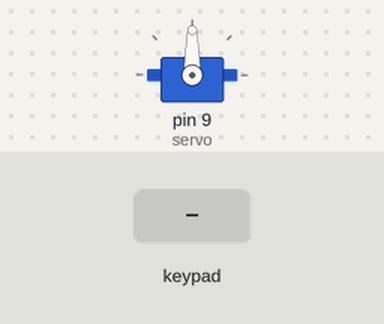
Simulated run of this sketch. Board: Arduino Mega 2560, built with avr-gcc and run on an emulated ATmega2560. On the bench: servo. Inputs (shaded band) come from the test bench. What the sketch prints to the serial monitor is not drawn.

Above: at 1.2 s.
1.3 s: key '=' pressed
At 2.0 s:
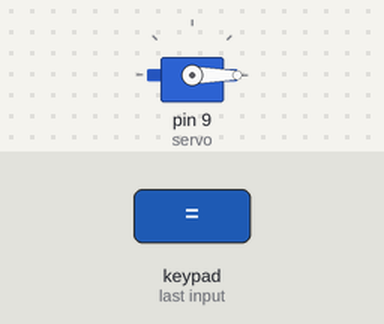
2.8 s: keypad keys 3 1 3 3 3 5 3 7 = pressed 0.4 s apart
At 6.9 s:
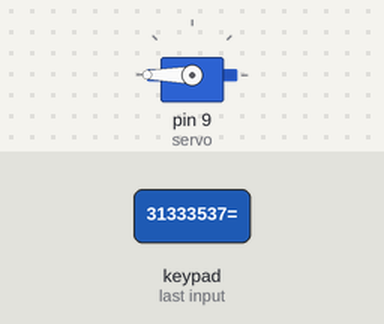
7.9 s: keypad keys 7 + 5 = pressed 0.4 s apart
At 10.4 s:
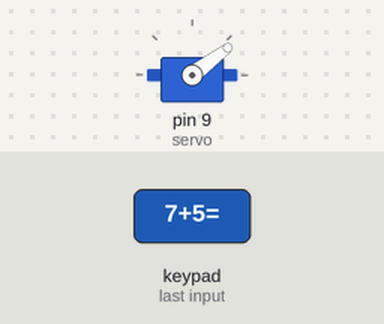
11.0 s: keypad keys 9 - 4 = pressed 0.4 s apart
At 12.8 s:
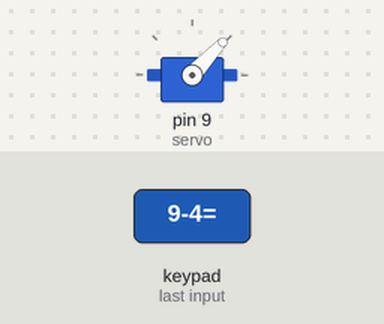
Timing chart, 0 to 14.3 s (numbered marks = the images above; inputs shaded):
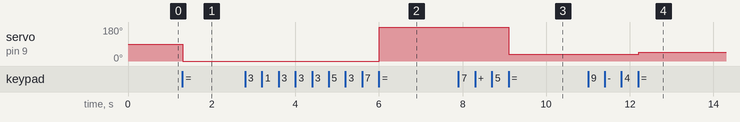

Measured:
- after the input at 1.3 s, servo on pin 9 (servo): 90° → 0° at once
- after the input at 2.8 s, servo on pin 9 (servo): 0° → 180° after 3.2 s
- after the input at 7.9 s, servo on pin 9 (servo): 180° → 37° after 1.2 s
- after the input at 11.0 s, servo on pin 9 (servo): 37° → 47° after 1.2 s

The sketch:

2.ino
```cpp
#include <Servo.h>
#include <Keypad.h>

//Setting Keypad configs
const byte ROWS = 4; //four rows
const byte COLS = 4; //four columns
char keys[ROWS][COLS] = {
  {'7','8','9','/'},
  {'4','5','6','*'},
  {'1','2','3','-'},
  {'O','0','=','+'}
};
byte rowPins[ROWS] = {23, 25, 27, 29}; //connect to the row pinouts of the keypad
byte colPins[COLS] = {31,33, 35,37}; //connect to the column pinouts of the keypad

Keypad keypad = Keypad( makeKeymap(keys), rowPins, colPins, ROWS, COLS );
//Servo
Servo servo;  // create servo object to control a servo

void setup() {
  servo.attach(9,1000,2000);  // attaches the servo on pin 9 to the servo object
   Serial.begin(9600);
}
void loop() {
  // put your main code here, to run repeatedly:
  static String degree="";
  char key = keypad.getKey();  //the key that we get from keypad
  if(key){
    //if we press the " = " it means that the input is ready
    //we have to subtract the degree with 180 because the input degree
    //is 180 degree less than output degree.
    //I divided the value into 2 because servo motor can get the value between 0 to 180
    //and our input is in range of 360.
  if(key == '='){
    int value = degree.toInt()  ;
    Serial.println();
    Serial.print("Result: ");
    Serial.println(degree.toInt() - 180);
    value =value/2;
    servo.write(value);
    delay(100);
    degree="";

    }if(key >= '0' && key <= '9'){ //if the key input is in range of 0 to 9
                                  //we have to concat it with previous degree value and print it into the terminal
      Serial.print(key);
      degree += key;
    }
  }
}
```
